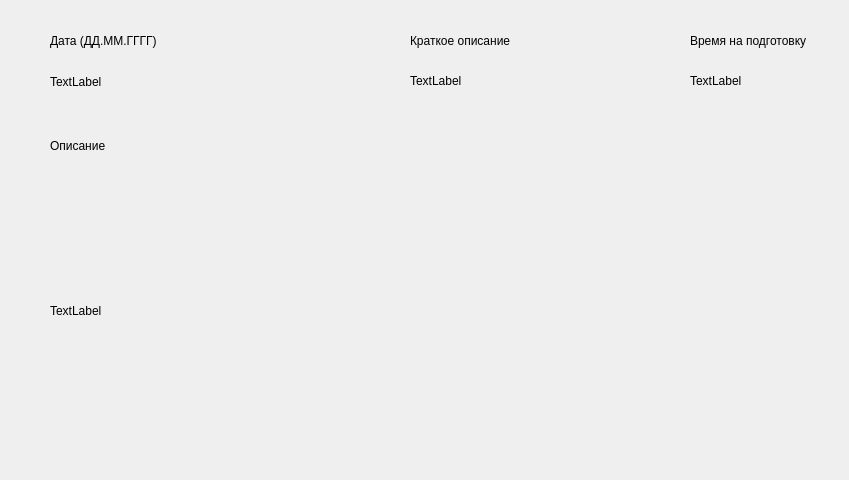
<?xml version="1.0" encoding="UTF-8"?>
<ui version="4.0">
 <class>form</class>
 <widget class="QWidget" name="form">
  <property name="geometry">
   <rect>
    <x>0</x>
    <y>0</y>
    <width>849</width>
    <height>480</height>
   </rect>
  </property>
  <property name="windowTitle">
   <string>Form</string>
  </property>
  <widget class="QLabel" name="label2">
   <property name="geometry">
    <rect>
     <x>410</x>
     <y>30</y>
     <width>261</width>
     <height>21</height>
    </rect>
   </property>
   <property name="text">
    <string>Краткое описание</string>
   </property>
  </widget>
  <widget class="QLabel" name="label3">
   <property name="geometry">
    <rect>
     <x>50</x>
     <y>130</y>
     <width>771</width>
     <height>31</height>
    </rect>
   </property>
   <property name="text">
    <string>Описание</string>
   </property>
  </widget>
  <widget class="QLabel" name="label1">
   <property name="geometry">
    <rect>
     <x>50</x>
     <y>30</y>
     <width>321</width>
     <height>21</height>
    </rect>
   </property>
   <property name="text">
    <string>Дата (ДД.ММ.ГГГГ)</string>
   </property>
  </widget>
  <widget class="QLabel" name="label4">
   <property name="geometry">
    <rect>
     <x>690</x>
     <y>30</y>
     <width>131</width>
     <height>21</height>
    </rect>
   </property>
   <property name="text">
    <string>Время на подготовку</string>
   </property>
  </widget>
  <widget class="QLabel" name="datelab">
   <property name="geometry">
    <rect>
     <x>50</x>
     <y>51</y>
     <width>321</width>
     <height>61</height>
    </rect>
   </property>
   <property name="text">
    <string>TextLabel</string>
   </property>
  </widget>
  <widget class="QLabel" name="shodeslab">
   <property name="geometry">
    <rect>
     <x>410</x>
     <y>50</y>
     <width>261</width>
     <height>61</height>
    </rect>
   </property>
   <property name="text">
    <string>TextLabel</string>
   </property>
  </widget>
  <widget class="QLabel" name="timinglab">
   <property name="geometry">
    <rect>
     <x>690</x>
     <y>50</y>
     <width>131</width>
     <height>61</height>
    </rect>
   </property>
   <property name="text">
    <string>TextLabel</string>
   </property>
  </widget>
  <widget class="QLabel" name="fulldeslab">
   <property name="geometry">
    <rect>
     <x>50</x>
     <y>160</y>
     <width>771</width>
     <height>301</height>
    </rect>
   </property>
   <property name="text">
    <string>TextLabel</string>
   </property>
  </widget>
 </widget>
 <resources/>
 <connections/>
</ui>
